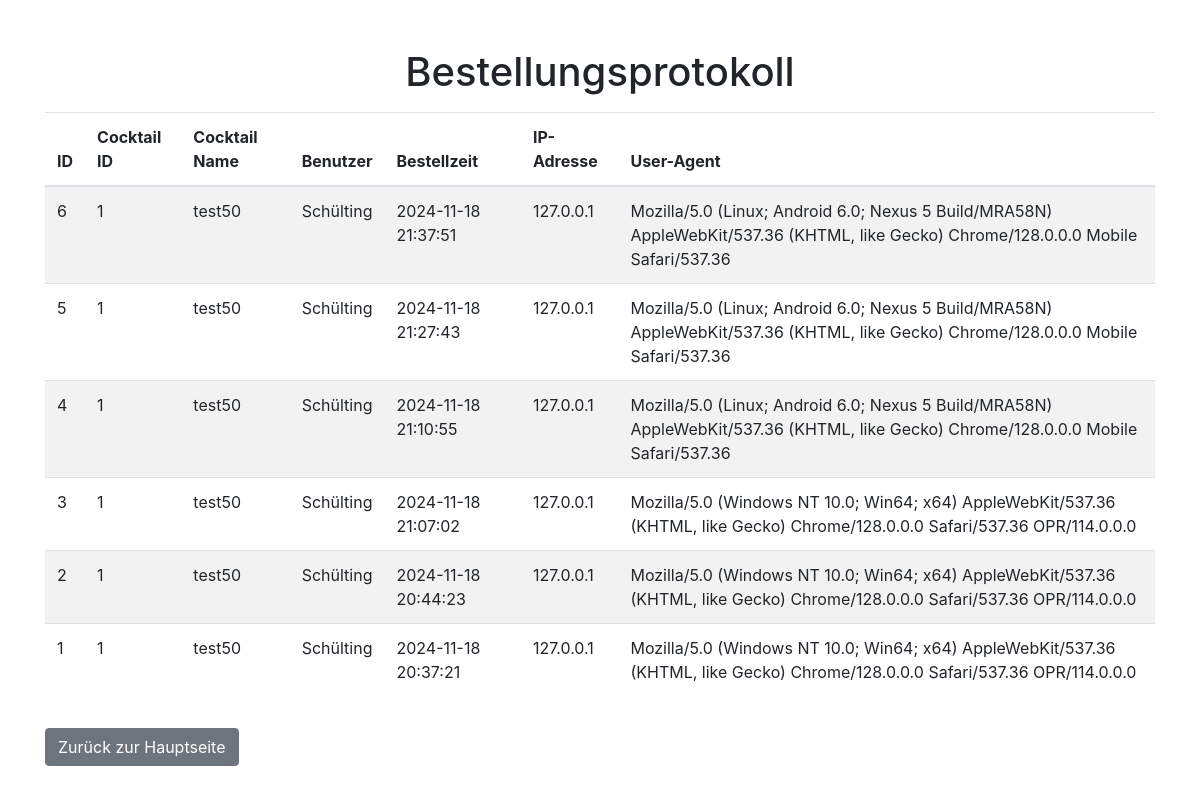
Page /order_logs on the earlier database version.
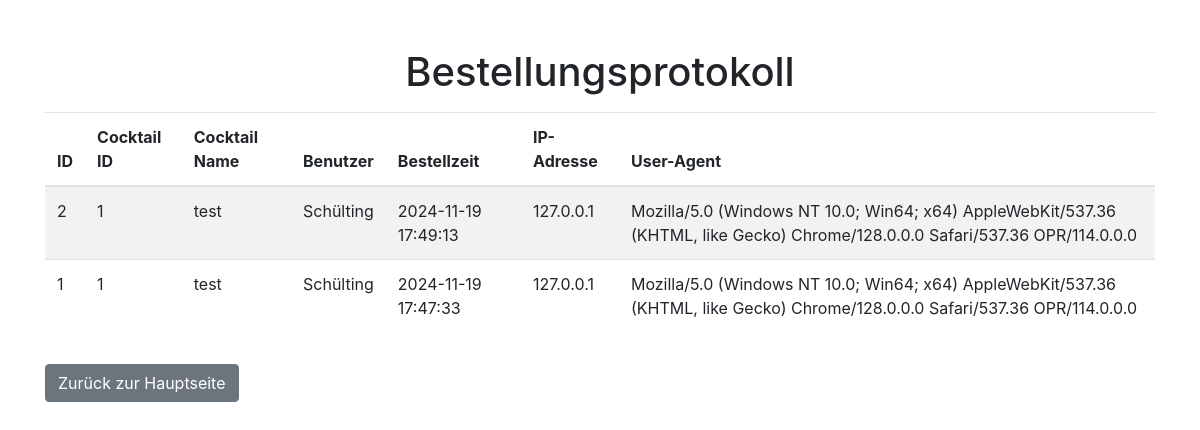
Same page on the later database version.
### tables this page shows
CREATE TABLE orders (
        id INTEGER PRIMARY KEY AUTOINCREMENT,
        cocktail_id INTEGER,
        order_time TIMESTAMP DEFAULT CURRENT_TIMESTAMP,
        ip_address TEXT,
        user_agent TEXT, user_id INTEGER, alcohol_content REAL DEFAULT 0.0,
        FOREIGN KEY(cocktail_id) REFERENCES cocktails(id)
    );

CREATE TABLE cocktails (
        id INTEGER PRIMARY KEY AUTOINCREMENT,
        name TEXT NOT NULL,
        ingredients TEXT NOT NULL,
        description TEXT,
        image_path TEXT,
        counter INTEGER DEFAULT 0
    );

CREATE TABLE users (
        id INTEGER PRIMARY KEY AUTOINCREMENT,
        username TEXT UNIQUE NOT NULL,
        user_agent TEXT,
        ip_address TEXT
    );

### app.py (the view)
@app.route('/order_logs', methods=['GET'])
def order_logs():
    try:
        with get_db_connection() as conn:
            cursor = conn.cursor()
            cursor.execute('''
                SELECT
                    orders.id,
                    orders.cocktail_id,
                    cocktails.name AS cocktail_name,
                    users.username,
                    orders.order_time,
                    orders.ip_address,
                    orders.user_agent
                FROM orders
                LEFT JOIN cocktails ON orders.cocktail_id = cocktails.id
                LEFT JOIN users ON orders.user_id = users.id
                ORDER BY orders.order_time DESC
            ''')
            orders = cursor.fetchall()
        return render_template('order_logs.html', orders=orders)
    except Exception as e:
        logging.error(f"Fehler beim Abrufen des Bestellungsprotokolls: {e}")
        flash("Fehler beim Laden des Protokolls.", "danger")
        return redirect(url_for('index'))

### app.py (called while the page is built)
def get_db_connection():
    def trace_callback(sql):
        with open('sql_log.txt', 'a') as f:
            f.write(f"[SQL TRACE]: {sql}\n")
    conn = sqlite3.connect('cocktails.db', timeout=10)
    conn.row_factory = sqlite3.Row
    conn.set_trace_callback(trace_callback)  # Logging aktivieren
    return conn

@app.context_processor
def inject_global_settings():
    with get_db_connection() as conn:
        cursor = conn.cursor()
        cursor.execute('SELECT value FROM settings WHERE name = ?', ('global_cocktail_access',))
        global_access = cursor.fetchone()
        global_access = global_access['value'] == '1' if global_access else False
    return dict(global_access=global_access)

### templates/order_logs.html (shortened to what this page needs)
<!DOCTYPE html>
<html lang="de">
<head>
    <link href="https://stackpath.bootstrapcdn.com/bootstrap/4.5.2/css/bootstrap.min.css" rel="stylesheet">
</head>
<body>
    <div class="container mt-5">
        <h1 class="text-center">Bestellungsprotokoll</h1>
        <table class="table table-striped mt-3">
            <thead>
                <tr>
                    <th>ID</th>
                    <th>Cocktail ID</th>
                    <th>Cocktail Name</th>
                    <th>Benutzer</th>
                    <th>Bestellzeit</th>
                    <th>IP-Adresse</th>
                    <th>User-Agent</th>
                </tr>
            </thead>
            <tbody>
                {% for order in orders %}
                <tr>
                    <td>{{ order['id'] }}</td>
                    <td>{{ order['cocktail_id'] }}</td>
                    <td>{{ order['cocktail_name'] or 'Unbekannt' }}</td>
                    <td>{{ order['username'] or 'Unbekannt' }}</td>
                    <td>{{ order['order_time'] }}</td>
                    <td>{{ order['ip_address'] }}</td>
                    <td>{{ order['user_agent'] }}</td>
                </tr>
                {% endfor %}
            </tbody>
        </table>
        <a href="{{ url_for('index') }}" class="btn btn-secondary mt-3">Zurück zur Hauptseite</a>
    </div>
</body>
</html>

Differences in the rows shown:
removed orders: id "6", cocktail_id "1", name "test50", username "Schülting", order_time "2024-11-18 21:37:51", ip_address "127.0.0.1", user_agent "Mozilla/5.0 (Linux; Android 6.0; Nexus 5 Build/MRA58N) AppleWebKit/537.36 (KHTML, like Gecko) Chrome/128.0.0.0 Mobile Safari/537.36"
removed orders: id "5", cocktail_id "1", name "test50", username "Schülting", order_time "2024-11-18 21:27:43", ip_address "127.0.0.1", user_agent "Mozilla/5.0 (Linux; Android 6.0; Nexus 5 Build/MRA58N) AppleWebKit/537.36 (KHTML, like Gecko) Chrome/128.0.0.0 Mobile Safari/537.36"
removed orders: id "4", cocktail_id "1", name "test50", username "Schülting", order_time "2024-11-18 21:10:55", ip_address "127.0.0.1", user_agent "Mozilla/5.0 (Linux; Android 6.0; Nexus 5 Build/MRA58N) AppleWebKit/537.36 (KHTML, like Gecko) Chrome/128.0.0.0 Mobile Safari/537.36"
removed orders: id "3", cocktail_id "1", name "test50", username "Schülting", order_time "2024-11-18 21:07:02", ip_address "127.0.0.1", user_agent "Mozilla/5.0 (Windows NT 10.0; Win64; x64) AppleWebKit/537.36 (KHTML, like Gecko) Chrome/128.0.0.0 Safari/537.36 OPR/114.0.0.0"
changed orders id 2: name "test50" → "test"; order_time "2024-11-18 20:44:23" → "2024-11-19 17:49:13"
changed orders id 1: name "test50" → "test"; order_time "2024-11-18 20:37:21" → "2024-11-19 17:47:33"
